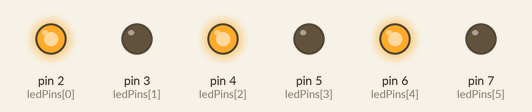
Recording of a sketch running on a simulated Arduino Uno, built with avr-gcc and run on an emulated ATmega328P. Shown: output pins drawn as LEDs (lit = HIGH).

Above: at 0.1 s.
At 40.1 s:
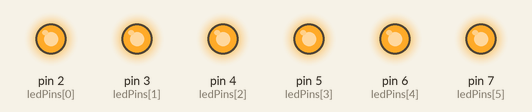
At 110.1 s:
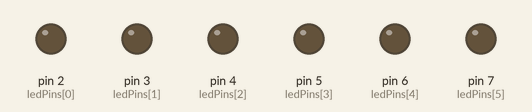
Timing chart, 0 to 121.5 s (numbered marks = the images above):
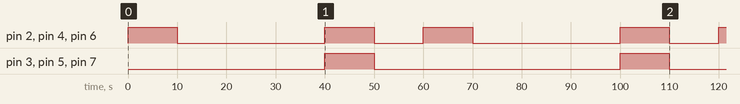

Measured:
- by itself, pin 3 (ledPins[1]), pin 5 (ledPins[3]), pin 7 (ledPins[5]): alternates HIGH for 10.0 s and LOW for 50.0 s
- by itself, pin 2 (ledPins[0]), pin 4 (ledPins[2]), pin 6 (ledPins[4]): LOW → HIGH at 0.00 s, → LOW 10.0 s later, → HIGH 30.0 s later, → LOW 10.0 s later, … (9 changes in this stretch)

The sketch:

HW10.ino
```cpp
const int ledPins[] = {2, 3, 4, 5, 6, 7}; // digital pins for LEDs (d2, d3, d4, d5, d6, d7)
const int ledsCount = 6;
const int interval = 10000; // Interval in milliseconds (10 seconds)
const int allInterval = 30000; // Interval in 30 seconds to make all light up
void setup() {
  for (int i = 0; i < ledsCount; i++) {
    pinMode(ledPins[i], OUTPUT);
  }
}

void loop() {
  for (int i = 0; i < ledsCount; i+=2) {
    digitalWrite(ledPins[i], HIGH);} // Turn on the current LED
    delay(interval);
    for (int i = 0;  i < ledsCount; i += 2){
    digitalWrite(ledPins[i], LOW);}// Turn off the current LED

    // All LEDs light up every 30 seconds
  delay(allInterval);

  for (int i = 0; i < ledsCount; i++) {
    digitalWrite(ledPins[i], HIGH); // Turn on all LEDs
  }
  delay(interval);

  for (int i = 0; i < ledsCount; i++) {
    digitalWrite(ledPins[i], LOW); // Turn off all LEDs
  }
    delay(interval);

}
```
